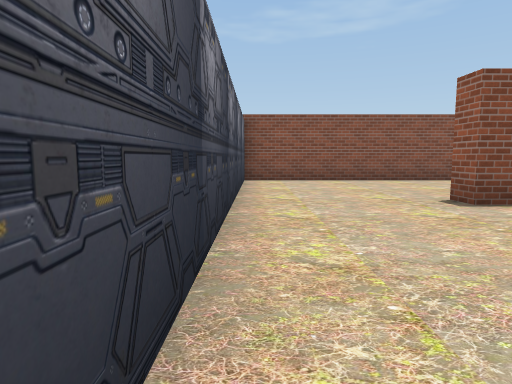
view 1 (above)

16 first-person views from a walk through a Unity game level. The camera is 1.2 m above the floor, tilts 6° down and sees 75° across. The floor is counted in squares, 2 m on a side. Each view is taken from the middle of a square. On the plan, view 1 faces up. The plan holds only what a view shows up to about 10 squares ahead; the rest is blank. The place goes on beyond the plan. The player is left out. Some surface patterns are stand-ins.

view 2
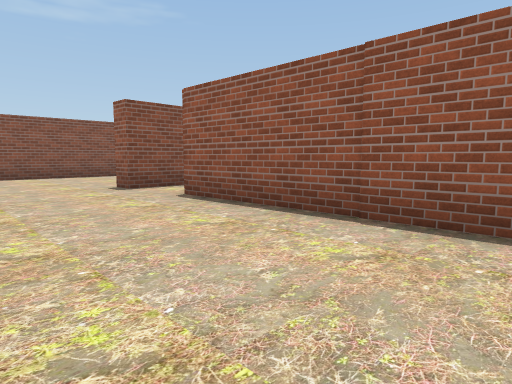

view 3
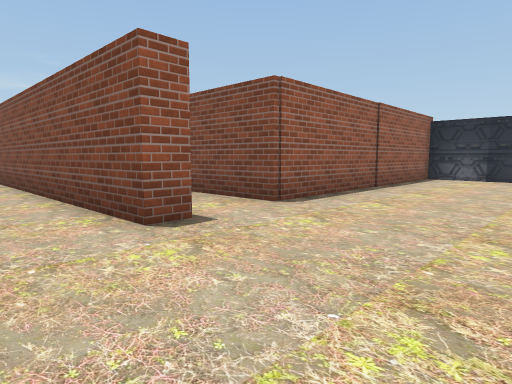

view 4
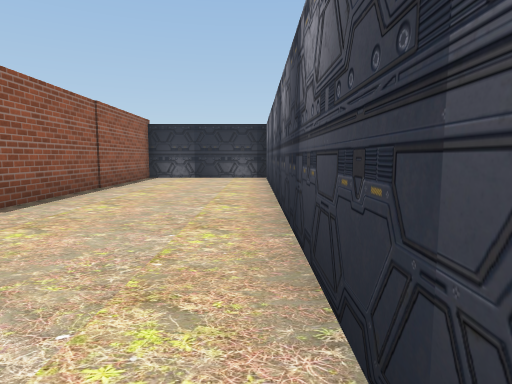

view 5
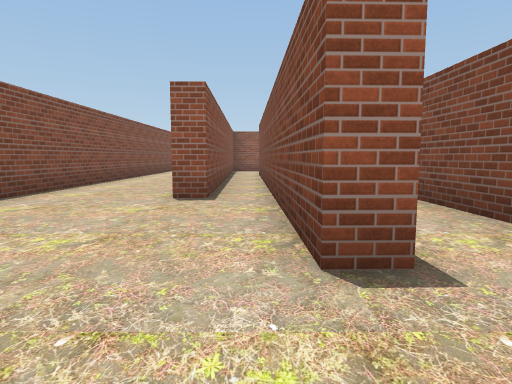

view 6
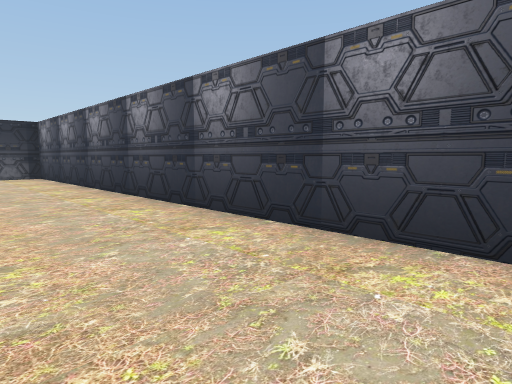

view 7
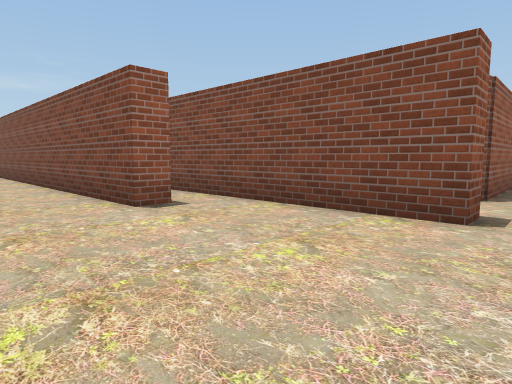

view 8
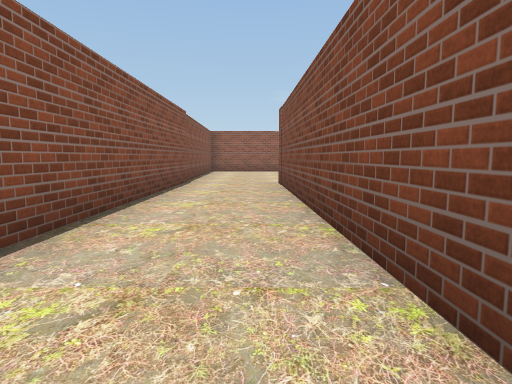

view 9
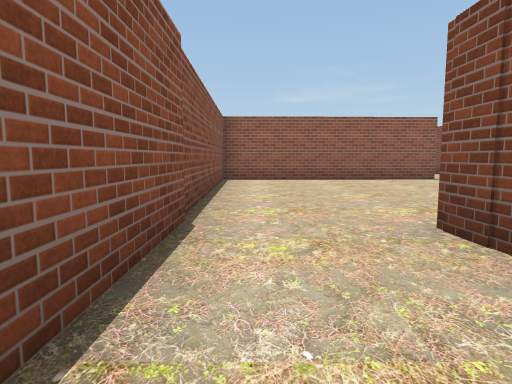

view 10
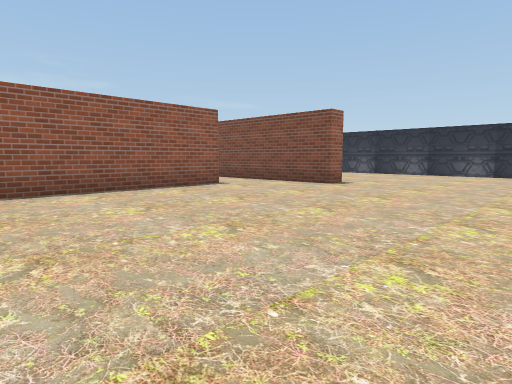

view 11
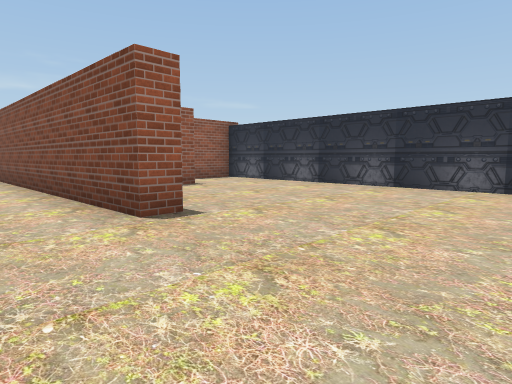

view 12
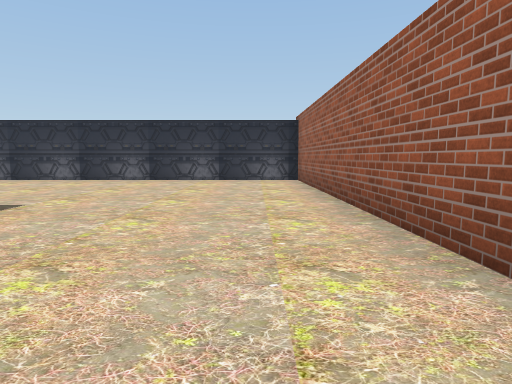

view 13
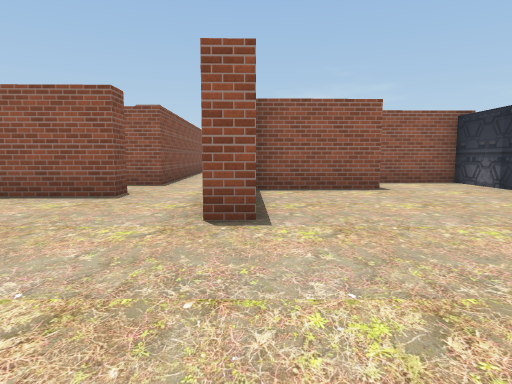

view 14
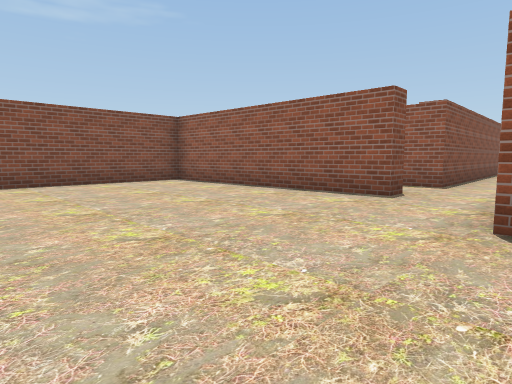

view 15
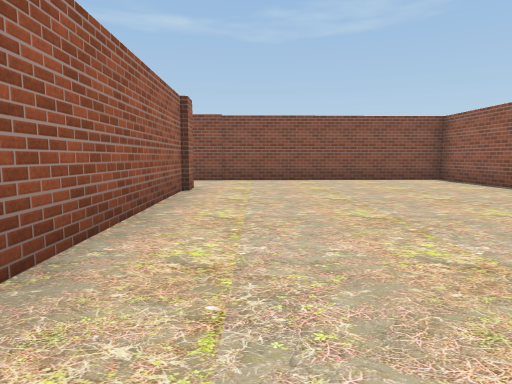

view 16
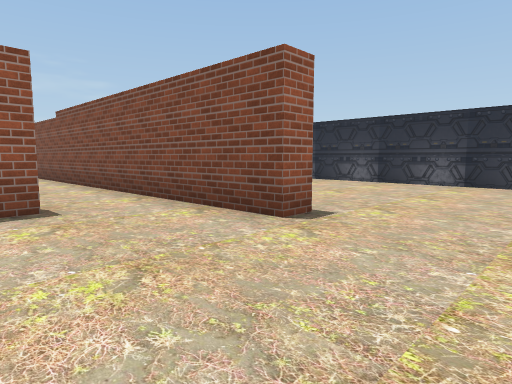

### Floor plan
Points are (right, up) in squares from view 1. A wall is a line through its corners. A room is listed if a view was taken in it or the views show most of it. See-through windows are left out.
Room 1 (views 1, 2, 3, 4, 5, 6, 7)
walls: (4, 4.2) (2.7, 4.1) (2.7, 4.6) (7.9, 4.8); (5.9, 5.7) (5.8, 6.2); (4.4, 8.7) (-0.3, 8.7) (-0.3, -3.7) (3.1, -3.7) (3, 2.7) (5.7, 2.7)
ways out: opening at (5.5, 7.5) to room 2
Room 2 (views 8, 9, 10, 11, 12, 13, 14, 15, 16)
walls: (20.1, 1) (20.1, 1.5) (21.6, 1.5); (22.1, 3.1) (21.9, 8.7) (4.4, 8.7); (23.3, -1.4) (23.2, 1.1); (5.8, 6.2) (15.7, 6.5) (15.9, -3.7) (24.8, -3.7) (24.8, -1.8)
ways out: opening at (5.5, 7.5) to room 1; opening at (22, 2.5) to room 3
Room 3 (no view inside)
walls: (22.6, 3.2) (22.1, 3.1); (21.6, 1.5) (29, 1.7); (29.1, 3.1) (24.2, 3) (24.2, 3.8)
ways out: opening at (22, 2.5) to room 2

Positions as (right, up) in squares from view 1, and headings:
1: (0, 0), facing up
2: (0, -2), facing up-right
3: (0, 6), facing down-right
4: (0, 6), facing down
5: (1, 5), facing right
6: (2, 7), facing down-left
7: (2, 8), facing down-right
8: (8, 7), facing right
9: (13, 8), facing right
10: (16, 8), facing down-right
11: (17, 3), facing down-right
12: (17, 5), facing down
13: (17, 1), facing right
14: (17, 1), facing up-right
15: (17, 0), facing up
16: (18, 4), facing down-right
